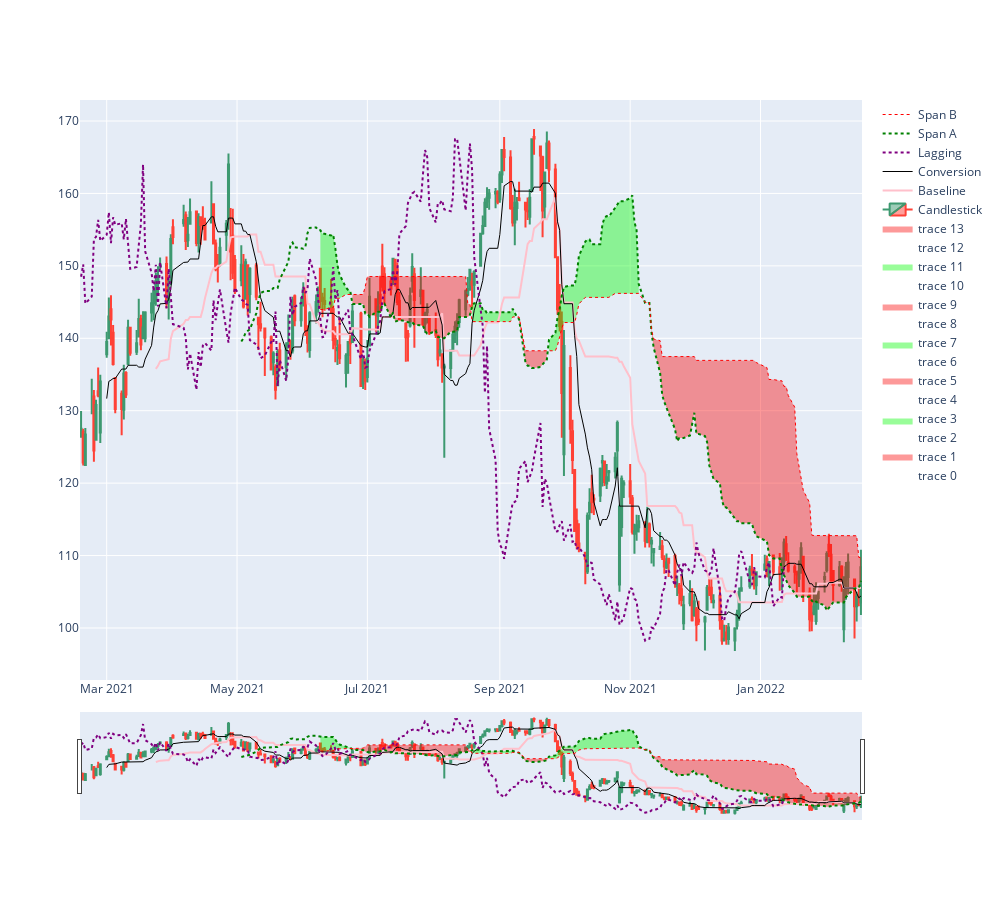

Source (notebook cell):
### Markdown cell above
## Plot

### Code cell
# We will use 2 dataframes
# 1 will contain the fill data between the spans
# The other will be stored with the original data in df1
df1 = amd_df.copy()

fig = go.Figure()

# Where SpanA is greater than SpanB give label a value of 1 or 0 if not
amd_df['label'] = np.where(amd_df['SpanA'] > amd_df['SpanB'], 1, 0)

# Shift 1 period, compare dataframe for inequality with the cumulative 
# sum and store in group
amd_df['group'] = amd_df['label'].ne(amd_df['label'].shift()).cumsum()

# Get a groupby object that contains information on the group
amd_df = amd_df.groupby('group')

# Cycle through the data pertaining to the fill between spans
dfs = []
for name, data in amd_df:
    dfs.append(data)

    
# Add 2 traces to the fig object for each time the spans cross
# and then define the fill using fill='tonexty' for the second trace
for df in dfs:
    fig.add_traces(go.Scatter(x=df.index, y = df.SpanA,
                              line = dict(color='rgba(0,0,0,0)')))
    
    fig.add_traces(go.Scatter(x=df.index, y = df.SpanB,
                              line = dict(color='rgba(0,0,0,0)'),
                              fill='tonexty', 
                              fillcolor = get_fill_color(df['label'].iloc[0])))


# Create plots for all of the nonfill data
baseline = go.Scatter(x=df1.index, y=df1['Baseline'], 
                   line=dict(color='pink', width=2), name="Baseline")

conversion = go.Scatter(x=df1.index, y=df1['Conversion'], 
                  line=dict(color='black', width=1), name="Conversion")

lagging = go.Scatter(x=df1.index, y=df1['Lagging'], 
                  line=dict(color='purple', width=2, dash='dot'), name="Lagging")

span_a = go.Scatter(x=df1.index, y=df1['SpanA'],
                  line=dict(color='green', width=2, dash='dot'), name="Span A")

span_b = go.Scatter(x=df1.index, y=df1['SpanB'],
                    line=dict(color='red', width=1, dash='dot'), name="Span B")

# Add plots to the figure
fig.add_trace(candle)
fig.add_trace(baseline)
fig.add_trace(conversion)
fig.add_trace(lagging)
fig.add_trace(span_a)
fig.add_trace(span_b)

fig.update_layout(height=900, width=1000, 
                  showlegend=True)

fig.show()
